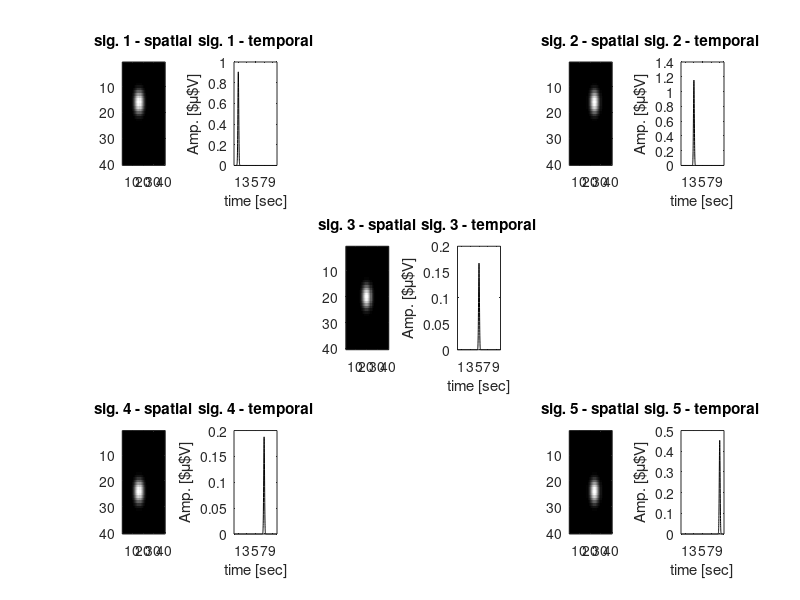
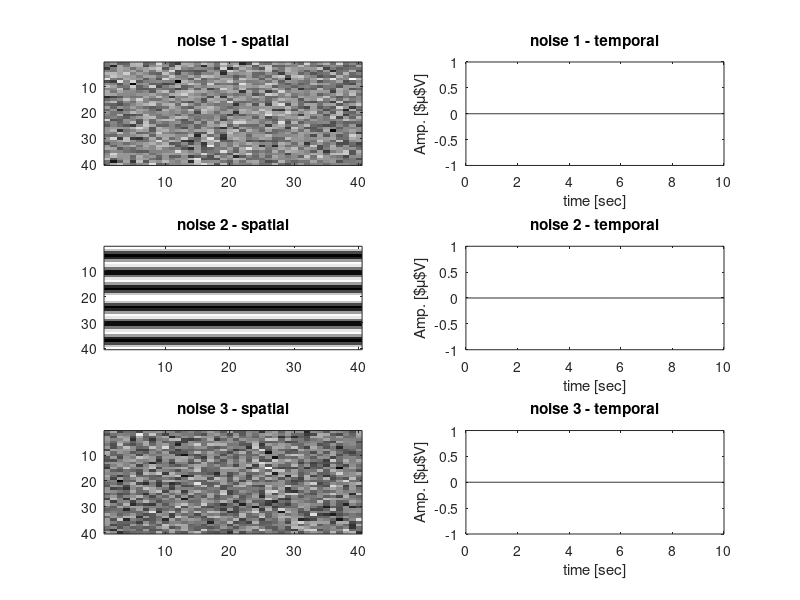
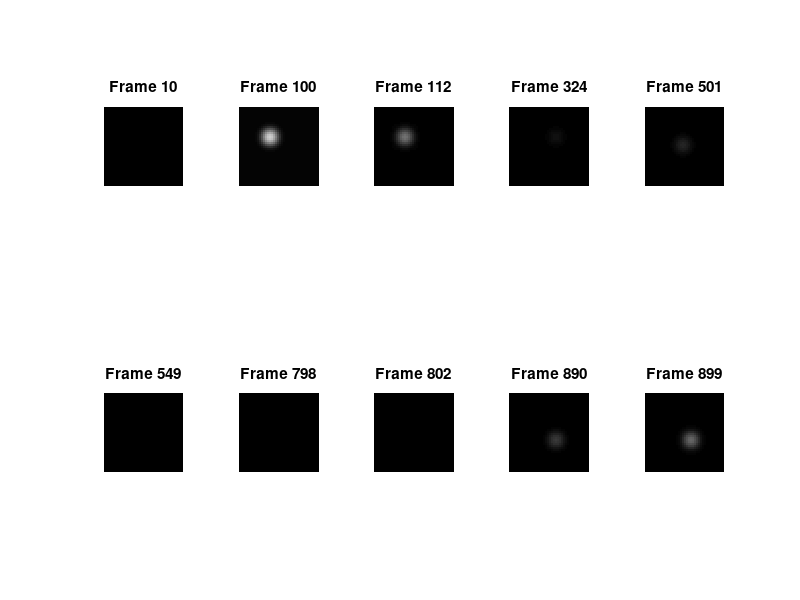

The MATLAB script that drew these images, in order: (Note: this script raises an error after producing the figures.)
%% %%%%%%%%%%%%%%%%%%%%%%%%%%%% SIMULATION %%%%%%%%%%%%%%%%%%%%%%%%%%%%%
addpath("C:\Users\orica\Dropbox\fcns_and_decript");
addpath('C:\Users\orica\Dropbox\master degree\codes');
global fs 
T = 1000; fs = 100;
P = 1600;
m = sqrt(P);
signals = struct;
noises = struct;
colors = [0 0 1; 0 1 0; 0 1 1; 1 0 0; 1 0 1];
stim_time = 10:20:90;
noiseSig = [0 0.1 0.3 0.5 1];
t = linspace(0,(T-1)/fs,T);
for kk = 1:length(noiseSig) % iterate different noise sig
runSummary = cell(6,20);
retinotopicMapTSCA = zeros(m*m,3); % preallocate 40x40x3(hsv)
retinotopicMapTmax = zeros(m*m,3); % preallocate 40x40x3(hsv)
retinotopicMapOrig = zeros(m*m,3); % preallocate 40x40x3(hsv)
retinotopicMapCorr = zeros(m*m,3); % preallocate 40x40x3(hsv)
retinotopicMapGLM = zeros(m*m,3); % preallocate 40x40x3(hsv)
retinotopicMapNADAV = zeros(m*m,3); % preallocate 40x40x3(hsv)
for k=1:20
%% construct signals
[I,J] = ndgrid(1:m,1:m); r = 4; 
% locs = [0.25 0.25; 0.25 0.75; 0.5 0.5; 0.75 0.25; 0.75 0.75]; 
locs = [0.4 0.4; 0.4 0.6; 0.5 0.5; 0.6 0.4; 0.6 0.6]; ind2plot = [1,5,9,13,17];
DC = 0.02; 
figure;ind2plot = [1,5,9,13,17];
amp = rand(1,5)*5; % [1.63 1.81 0.25 1.83 1.26
for i=1:5
    signals(i).time = amp(i)*normpdf(0:0.1:(T-1)/10,stim_time(i),1);
    signals(i).space = imgaussfilt(double((I-m*locs(i,1)).^2+(J-m*locs(i,2)).^2<r^2),sqrt(r))+DC; % what is larger than r^2 is 1 (white), what is smaller is 0 (black)
%     signals(i).space = double((I-m*locs(i,1)).^2+(J-m*locs(i,2)).^2<r^2); % what is larger than r^2 is 1 (white), what is smaller is 0 (black)
    subplot(3,6,ind2plot(i)) 
    imagesc(signals(i).space); colormap(gray);
    title(['sig. ' num2str(i) ' - spatial']);
    subplot(3,6,ind2plot(i)+1)
    plot(t,signals(i).time,'color','k');
    title(['sig. ' num2str(i) ' - temporal']); xlabel('time [sec]'); ylabel('Amp. [$\mu$V]');
    xticks(1:2:9);
end
%% construct noise
[I1,I2] = ndgrid([repmat(linspace(0,2*pi,m/2),1,2)]',[repmat(linspace(0,2*pi,m/2),1,2)]);
noises(1).time = normrnd(0,noiseSig(kk),T,1);
noises(1).space = normrnd(0,1,m,m);%cos(I1);
noises(2).time = 0.3*noiseSig(kk)*cos(2*pi*3.*t')+normrnd(0,noiseSig(kk)/5,T,1);
noises(2).space = cos(3.*I1);
noises(3).time = noiseSig(kk)*cos(2*pi*0.67.*t')+normrnd(0,noiseSig(kk)/2,T,1);
noises(3).space = normrnd(0,1,m,m);
figure; ind2plot = [1,3,5];
for i=1:length(noises)
    subplot(3,2,ind2plot(i))
    imagesc(noises(i).space); colormap(gray);
    title(['noise ' num2str(i) ' - spatial']);
    subplot(3,2,ind2plot(i)+1)
    plot(t,noises(i).time,'k');
    title(['noise ' num2str(i) ' - temporal']); xlabel('time [sec]'); ylabel('Amp. [$\mu$V]');
end
%% construct Z and show 9 frames
Z = zeros(m*m,T); % preallocate memory
for i = 1:T
    Z(:,i) = reshape( ...
        signals(1).time(i)*signals(1).space+signals(2).time(i)*signals(2).space+...
        signals(3).time(i)*signals(3).space+signals(4).time(i)*signals(4).space+...
        signals(5).time(i)*signals(5).space+...
        noises(1).time(i)*noises(1).space+...
        noises(2).time(i)*noises(2).space+...
        noises(3).time(i)*noises(3).space...
        ,[],1);
end
% for i=1:size(Z,1) % iterate pixels and add exponential trend)
%     ZZ(i,:) = Z(i,:)+(0.5.*exp(-t./4));
% end
figure; %suptitle('the recorded signal (Z) at random frames');
ind2show = sort([100;501;899;randi(1000,7,1)]);
for i=1:length(ind2show)
    subplot(2,5,i)
    imshow(reshape(Z(:,ind2show(i)),m,[])); colormap(gray);
    title(['Frame ' num2str(ind2show(i))]);
end
theoreticalSig = zeros(length(signals(1).time),length(signals));
for i=1:length(signals)
    theoreticalSig(:,i) = normpdf(0:0.1:(T-1)/10,stim_time(i),1);
end
[ZZ,ZZZ,ZZZZ,betas] = GLM_VSDI(Z,[0.67 3],theoreticalSig);
ind2show = sort([100;501;899;randi(1000,7,1)]);
for i=1:length(ind2show)
    subplot(2,5,i)
    imshow(reshape(ZZZZ(:,ind2show(i)),m,[])); colormap(gray);
    title(['Frame ' num2str(ind2show(i))]);
end

%% ============================= TSCA ===================================
noiseNew.time = eye(T)/T; noiseNew.space = []; mapTSCA = zeros(m,m,length(signals));
% noise2New.time = createToeplitz(3,0.1,1,1,T); noise2New.space = [];
% noise3New.time = createToeplitz(0.67,0.1,1,1,T); noise3New.space = [];
for i=1:length(signals)
    sig.time = normpdf(0:0.1:(T-1)/10,stim_time(i),1);
    [projected,components,D,Alpha,output] = tscaFunc(ZZ - mean(ZZ(:)),sig,noiseNew,[1 -0.25*ones(1,1)],100,1);
%     tscaAnalyze(output,3,[],0,T);
    [~,I] = max(corr(abs(projected(1:8,:)'),sig.time')); % get the index of component with highest correlation to original signal
    mapTSCA(:,:,i) = abs(reshape(components(:,I),m,m));
    [tscaMSE(i),tscaPSNR(i),tscaCNR(i),tscaMSSIM(i),tscaCorr(i),tscaCP(i)] = getPerformance(mapTSCA(:,:,i),signals(i).space,signals(i).space~=DC,signals(i).space==DC);
end
retinotopicMapTSCA = retinotopicMapTSCA + retinotopicMapFromIndividualMaps(mapTSCA,1,'tsca',85);
% [maxmap,maxind] = max(map,[],3); maxmap = maxmap(:); maxind = maxind(:);
% map22 = colors(maxind,:); map22(maxmap(:)< prctile(maxmap(:),70),:) = repmat([0 0 0],length(find(maxmap(:)< prctile(maxmap(:),70))),1);
% retinotopicMap = hsv2rgb(maxind/length(unique(maxind)),ones(size(maxind)),(maxmap-min(maxmap))./(max(maxmap)-min(maxmap)));
% figure;imagesc(reshape(retinotopicMap,40,40,3));

%% calc performance measures between theoretical signal and Z 
for i=1:length(signals)
    [~,I] = max(signals(i).time);
    mapORIG(:,:,i) = reshape(mean(ZZZZ(:,I-25:I+25),2),40,40);
    [origMSE(i),origPSNR(i),origCNR(i),origMSSIM(i),origCorr(i),origCP(i)] = getPerformance( mapORIG(:,:,i),signals(i).space,signals(i).space~=DC,signals(i).space==DC);
%     figure;imagesc(reshape(mean(Z(:,I-25:I+25),2),40,40));
end
retinotopicMapOrig = retinotopicMapOrig + retinotopicMapFromIndividualMaps(mapORIG,1,'aof',85);
%% ========================== T_max method =============================
refff = normpdf(0:0.1:(T-1)/10,10,1);
for i=1:size(Z,1)
    [rtemp,lags] = xcorr(Z(i,:),refff);
    [r(i),I] = max(rtemp);
    tmax(i) = lags(I);
end
tmax(r<mean(r)+0.2*std(r)) = -100;
A = tmax;
B = [-100, 0:200:800];  
[~,I] = min(abs(bsxfun(@minus,A,B')));
Anew = B(I);
for i=1:length(signals)
    temp = zeros(size(Anew))';
    temp(Anew == B(i+1)) = 1;
    temp(temp==1) = r(temp==1);
    mapT(:,:,i) = reshape(temp,40,40);
    [T_MSE(i),T_PSNR(i),T_CNR(i),T_MSSIM(i),T_corr(i),T_CP(i)] = getPerformance(mapT(:,:,i),signals(i).space,signals(i).space~=DC,signals(i).space==DC);
end
retinotopicMapTmax = retinotopicMapTmax + retinotopicMapFromIndividualMaps(mapT,0,'tmax',75);
% tmax2 = Anew';
% tmax2(tmax2>=0) = (tmax2(tmax2>=0)./100+2)./2; tmax22 = zeros(length(tmax2),3);% transform 0,200,400,600,800 to 1,2,3,4,5 
% tmax22(tmax2>0,:) = colors(tmax2(tmax2>0),:);
% figure;imagesc(reshape(tmax22,40,40,3));

%% ======================== Correlation method =========================
normalizedZ = (ZZ-mean(ZZ,2))./std(ZZ,[],2);
mapCorr = normalizedZ*theoreticalSig; mapCorr = rshp(mapCorr);
retinotopicMapCorr = retinotopicMapCorr + retinotopicMapFromIndividualMaps(mapCorr,1,'corr',85);
for i=1:length(signals)    
    [Corr_MSE(i),Corr_PSNR(i),Corr_CNR(i),Corr_MSSIM(i),Corr_corr(i),Corr_CP(i)] = getPerformance(mapCorr(:,:,i),signals(i).space,signals(i).space~=DC,signals(i).space==DC);
end

%%  =========================== GLM method =============================
mapGLM = rshp(betas(6:end,:)');
retinotopicMapGLM = retinotopicMapGLM + retinotopicMapFromIndividualMaps(mapGLM,1,'glm',85);
for i=1:length(signals)    
    [GLM_MSE(i),GLM_PSNR(i),GLM_CNR(i),GLM_MSSIM(i),GLM_corr(i),GLM_CP(i)] = getPerformance(mapGLM(:,:,i),signals(i).space,signals(i).space~=DC,signals(i).space==DC);
end
%% ========================== Nadav's method ===========================
for i=1:length(signals)
    thisSig = Z(:,stim_time(i)*10-99:stim_time(i)*10+100);
    [ind_mx1 w_mx i_rx w_rx]=xplmts(thisSig,[],mean(thisSig(:))+0.2*std(thisSig(:)),[0.9 1.1],[mean(thisSig(:))+1*std(thisSig(:)) 30], 10);
    mapN(:,:,i) = reshape(ind_mx1,40,40);
%     figure;imagesc(reshape(mapN(:,:,i),40,40));colormap(gray);
    [nadavMSE(i),nadavPSNR(i),nadavCNR(i),nadavMSSIM(i),nadavCorr(i),nadavCP(i)] = getPerformance(mapN(:,:,i),signals(i).space,signals(i).space~=DC,signals(i).space==DC);
end
retinotopicMapNADAV = retinotopicMapNADAV + retinotopicMapFromIndividualMaps(mapN,0,'nadav',75);
%% finish up this iteration
% close all;
runSummary{1,k} = [origMSE;origPSNR;origCNR;origMSSIM;origCorr;origCP];
runSummary{2,k} = [nadavMSE;nadavPSNR;nadavCNR;nadavMSSIM;nadavCorr;nadavCP];
runSummary{3,k} = [tscaMSE;tscaPSNR;tscaCNR;tscaMSSIM;tscaCorr;tscaCP];
runSummary{4,k} = [T_MSE;T_PSNR;T_CNR;T_MSSIM;T_corr;T_CP];
runSummary{5,k} = [Corr_MSE;Corr_PSNR;Corr_CNR;Corr_MSSIM;Corr_corr;Corr_CP];
runSummary{6,k} = [GLM_MSE;GLM_PSNR;GLM_CNR;GLM_MSSIM;GLM_corr;GLM_CP];

end
%% Compare results (all runs)
ORIG = cat(3,runSummary{1,:});
NADAV = cat(3,runSummary{2,:}); NADAV(isnan(NADAV)) = 0;
TSCA = cat(3,runSummary{3,:});
Tmax = cat(3,runSummary{4,:}); Tmax(isinf(Tmax)) = 100; Tmax(isnan(Tmax)) = 0;
Corr = cat(3,runSummary{5,:});
GLM = cat(3,runSummary{6,:}); 
Title = {'MSE','PSNR','CNR','MSSIM','Corr','CP'};
Title2 = {'TSCA','T max','Nadav','Original','Corr','GLM'};
retMaps = {retinotopicMapTSCA./k,retinotopicMapTmax./k,retinotopicMapNADAV./k,retinotopicMapOrig./k,retinotopicMapCorr./k,retinotopicMapGLM./k};
% figure(kk);suptitle(['Noise STD = ' num2str(noiseSig(kk))]); 
figure(kk*10);suptitle(['Theoretical SNR = ' num2str(10*log10(0.3/noiseSig(kk)))]);
figure(kk*100);suptitle(['Theoretical SNR = ' num2str(10*log10(0.3/noiseSig(kk)))]);
for i=1:6 % iterate the 6 performance measures
%     figure(kk);
%     subplot(2,3,i); 
%     hold on;
%     plot(mean(TSCA(i,:,:),3),'*r','MarkerSize',10);
%     plot(mean(Tmax(i,:,:),3),'*g','MarkerSize',10);
%     plot(mean(NADAV(i,:,:),3),'*k','MarkerSize',10);
%     plot(mean(ORIG(i,:,:),3),'*b','MarkerSize',10);
%     legend('tsca','T','Nadav','orig'); title([Title{i} ' between reconstructed and original image']); ylabel(Title{i}); xlabel('sig #');
    figure(kk*10);
    subplot(2,3,i) 
    boxplot([squeeze(mean(TSCA(i,:,:),2)) squeeze(mean(Tmax(i,:,:),2)) squeeze(mean(NADAV(i,:,:),2)) squeeze(mean(ORIG(i,:,:),2))...
        squeeze(mean(Corr(i,:,:),2)) squeeze(mean(GLM(i,:,:),2))],char({'tsca';'T';'Nadav';'AOF';'Corr';'GLM'}));
    title(Title{i});
   figure(kk*100);
   subplot(2,3,i)
   imagesc(reshape(retMaps{i},40,40,3)); title([Title2{i} ' Retinotopic Map']);  
end
thisSNR_Summary = struct('runSummary',runSummary,'TSCA',TSCA,'Tmax',Tmax,'AOF',ORIG,'Corr',Corr,'GLM',GLM,'Nadav',NADAV,'retMaps',retMaps);
uisave(thisSNR_Summary,['Simulation Summary - NoiseSig = ' noiseSig(kk)]); 
end